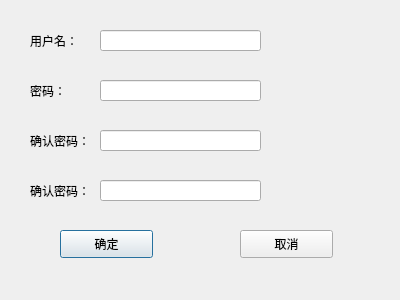
<?xml version="1.0" encoding="UTF-8"?>
<ui version="4.0">
 <class>Userdlg</class>
 <widget class="QDialog" name="Userdlg">
  <property name="geometry">
   <rect>
    <x>0</x>
    <y>0</y>
    <width>400</width>
    <height>300</height>
   </rect>
  </property>
  <property name="windowTitle">
   <string>Dialog</string>
  </property>
  <widget class="QLabel" name="label">
   <property name="geometry">
    <rect>
     <x>30</x>
     <y>30</y>
     <width>72</width>
     <height>21</height>
    </rect>
   </property>
   <property name="text">
    <string>用户名：</string>
   </property>
  </widget>
  <widget class="QLabel" name="label_2">
   <property name="geometry">
    <rect>
     <x>30</x>
     <y>80</y>
     <width>72</width>
     <height>21</height>
    </rect>
   </property>
   <property name="text">
    <string>密码：</string>
   </property>
  </widget>
  <widget class="QLabel" name="label_3">
   <property name="geometry">
    <rect>
     <x>30</x>
     <y>130</y>
     <width>72</width>
     <height>21</height>
    </rect>
   </property>
   <property name="text">
    <string>确认密码：</string>
   </property>
  </widget>
  <widget class="QLineEdit" name="lineEdit">
   <property name="geometry">
    <rect>
     <x>100</x>
     <y>30</y>
     <width>161</width>
     <height>21</height>
    </rect>
   </property>
   <property name="maxLength">
    <number>20</number>
   </property>
  </widget>
  <widget class="QLineEdit" name="lineEdit_2">
   <property name="geometry">
    <rect>
     <x>100</x>
     <y>80</y>
     <width>161</width>
     <height>21</height>
    </rect>
   </property>
   <property name="maxLength">
    <number>20</number>
   </property>
   <property name="echoMode">
    <enum>QLineEdit::Password</enum>
   </property>
  </widget>
  <widget class="QLineEdit" name="lineEdit_3">
   <property name="geometry">
    <rect>
     <x>100</x>
     <y>130</y>
     <width>161</width>
     <height>21</height>
    </rect>
   </property>
   <property name="maxLength">
    <number>20</number>
   </property>
   <property name="echoMode">
    <enum>QLineEdit::Password</enum>
   </property>
  </widget>
  <widget class="QLabel" name="Userrightlabel">
   <property name="geometry">
    <rect>
     <x>280</x>
     <y>30</y>
     <width>121</width>
     <height>21</height>
    </rect>
   </property>
   <property name="text">
    <string/>
   </property>
  </widget>
  <widget class="QPushButton" name="OkBtn">
   <property name="geometry">
    <rect>
     <x>60</x>
     <y>230</y>
     <width>93</width>
     <height>28</height>
    </rect>
   </property>
   <property name="text">
    <string>确定</string>
   </property>
  </widget>
  <widget class="QPushButton" name="CancelBtn">
   <property name="geometry">
    <rect>
     <x>240</x>
     <y>230</y>
     <width>93</width>
     <height>28</height>
    </rect>
   </property>
   <property name="text">
    <string>取消</string>
   </property>
  </widget>
  <widget class="QLabel" name="label_4">
   <property name="geometry">
    <rect>
     <x>30</x>
     <y>180</y>
     <width>72</width>
     <height>21</height>
    </rect>
   </property>
   <property name="text">
    <string>确认密码：</string>
   </property>
  </widget>
  <widget class="QLineEdit" name="lineEdit_4">
   <property name="geometry">
    <rect>
     <x>100</x>
     <y>180</y>
     <width>161</width>
     <height>21</height>
    </rect>
   </property>
   <property name="maxLength">
    <number>20</number>
   </property>
   <property name="echoMode">
    <enum>QLineEdit::Password</enum>
   </property>
  </widget>
 </widget>
 <resources/>
 <connections/>
</ui>
